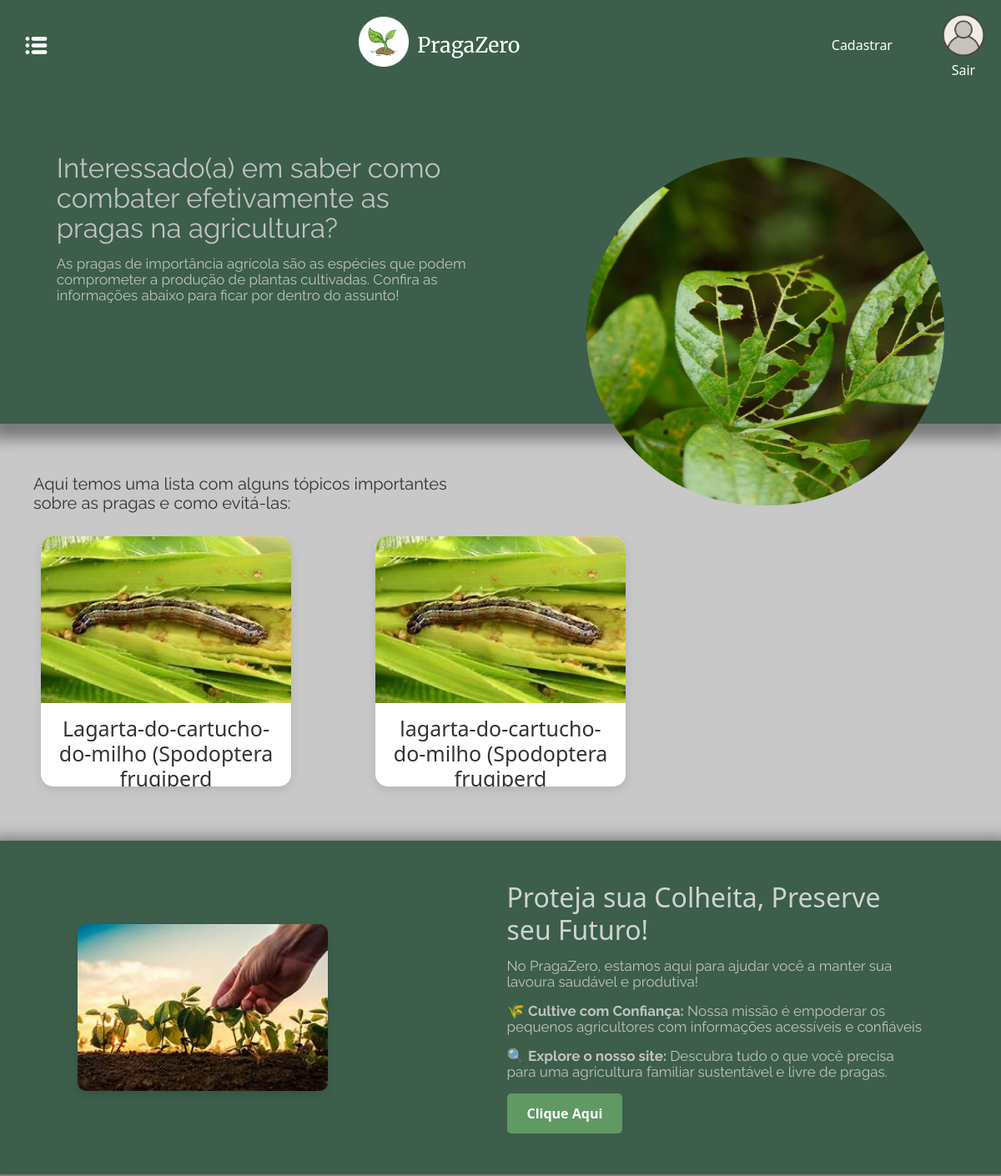
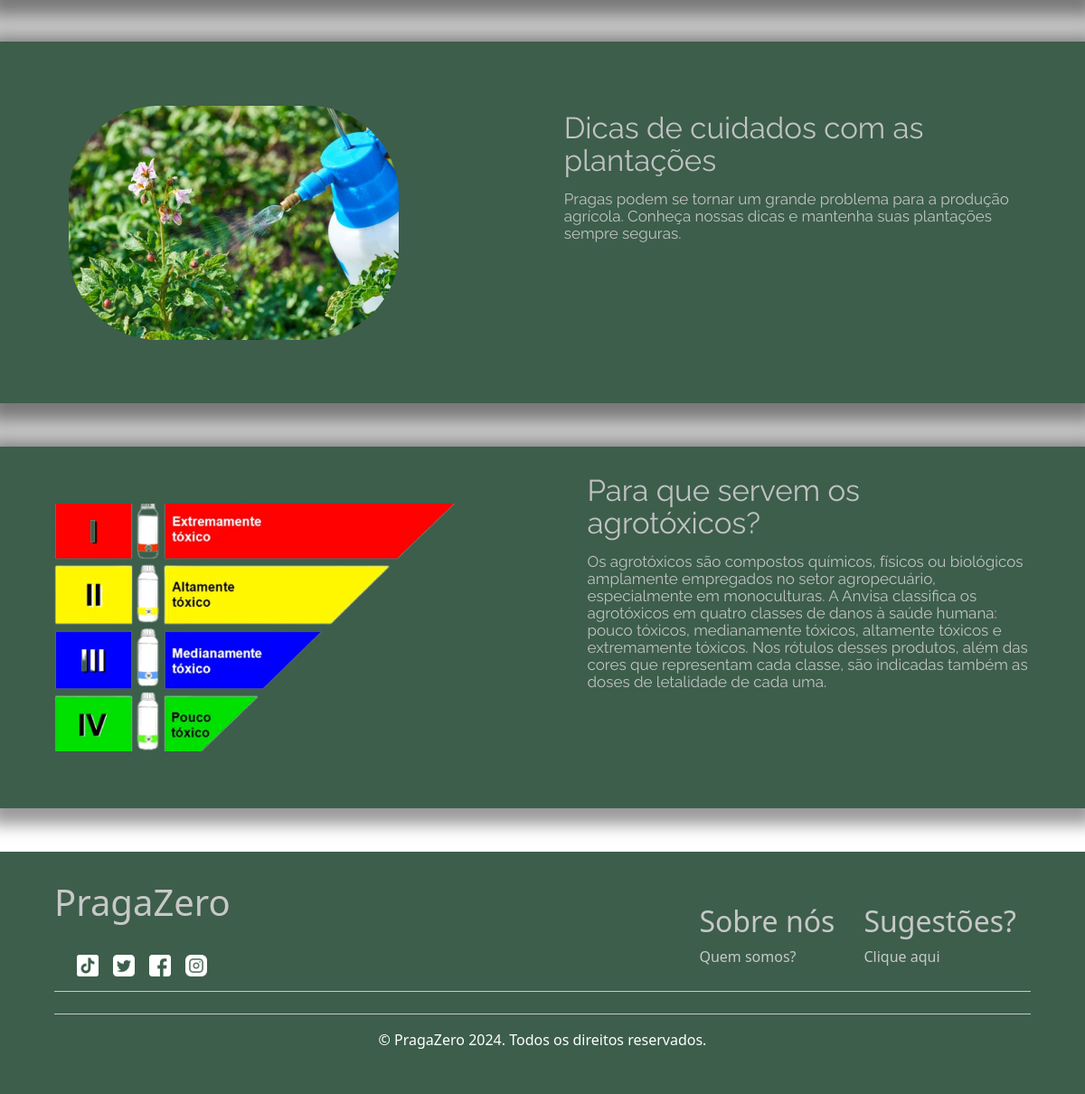
The app's page / (signed in) with its own data (2 pictures, top to bottom).
### agro/models.py (models this page shows, shortened)
class Praga(models.Model):
    nome = models.CharField(max_length=100)
    descricao = RichTextField(verbose_name="Descrição")  # Campo formatado
    imagem = models.ImageField(
        verbose_name="Imagem",
        upload_to='imagens/pragas/',
        null=True,
        blank=True
    )
    likes = models.IntegerField(default=0)
    dislikes = models.IntegerField(default=0)
    causas = RichTextField(blank=True, null=True)  # Campo formatado
    tratamento = RichTextField(blank=True, null=True)  # Campo formatado
    class Meta:
        verbose_name = "Praga"
        verbose_name_plural = "Pragas"

### agro/views.py (the view)
# urls.py: path('', views.index, name='index'),
def index(request):
    pragas = Praga.objects.all()
    return render(request, 'index.html', {'pragas': pragas})

### agro/templates/index.html (shortened to what this page needs)
{% extends 'base.html' %}
{% load static %}
{% block main %}
<!DOCTYPE html>
<html lang="pt">
<head>
</head>
<body>
    <main>
        <section>
            <div class="d-flex justify-content-around align-items-center mb-5">
                <div class="text" style="margin-bottom: 150px;">
                    <h1>Interessado(a) em saber como combater efetivamente as pragas na agricultura?</h1>
                    <p>As pragas de importância agrícola são as espécies que podem comprometer a produção de plantas
                        cultivadas.
                        Confira as informações abaixo para ficar por dentro do assunto!</p>
                </div>
                <div>
                    <img style="margin-top: 80px;" src="{% static 'img/image3.png' %}" alt="Informações sobre pragas">
                </div>
            </div>
        </section>
        <div class="carrosel">
            <h3 style="padding-bottom: 20px;" class="tx-carrosel h3-carrosel">Aqui temos uma lista com alguns tópicos
                importantes sobre as pragas e
                como evitá-las:</h3>
            <div class="swiper-container">
                <div class="swiper-wrapper">
                    {% for praga in pragas %}
                    <div class="swiper-slide">
                        <div class="praga-item">
                            <a href="{% url 'agro:agro_detalhe' praga.id %}">
                                <div class="praga-image-wrapper">
                                    <img src="{{ praga.imagem.url }}" alt="{{ praga.nome }}" class="praga-image">
                                </div>
                                <h2 class="praga-title">{{ praga.nome|slice:":50" }}</h2>
                            </a>
                        </div>
                    </div>
                    {% empty %}
                    <p>Nenhuma praga cadastrada.</p>
                    {% endfor %}
                </div>
            </div>
        </div>
        <section class="info-section d-flex justify-content-center align-items-center mb-5">
            <div class="d-flex justify-content-around align-items-center w-100">
                <div class="info-image" style="margin-right: 15px;">
                    <img src="{% static 'img/agricultura.jpg' %}" alt="Informações sobre a plantação">
                </div>
                <div style="margin-left: 15px;" class="text">
                    <h2 style="text-align: start; color: #d0d3d2;">Proteja sua Colheita, Preserve seu Futuro!</h2>
                    <p> No PragaZero, estamos aqui para ajudar você a manter sua lavoura saudável e produtiva!</p>
                    <p>🌾 <strong>Cultive com Confiança:</strong> Nossa missão é empoderar os pequenos agricultores com
                        informações acessíveis e confiáveis</p>
                    <p>🔍 <strong>Explore o nosso site: </strong> Descubra tudo o que você precisa para uma agricultura
                        familiar sustentável e livre de pragas. </p>
                    <a href="{% url 'agro:agro_list' %}" class="info-button">Clique Aqui</a>
                </div>
            </div>
        </section>
        <section class="d-flex justify-content-center align-items-center mb-5">
            <div class="d-flex justify-content-around align-items-center w-100">
                <div style="margin-right: 15px;">
                    <img src="{% static 'img/image7.png' %}" alt="Cuidados com plantações">
                </div>
                <div style="margin-left: 15px;" class="text">
                    <h1 style="text-align: start;">Dicas de cuidados com as plantações</h1>
                    <p style="text-align: start; margin-bottom: 100px;">
                        Pragas podem se tornar um grande problema para a produção agrícola.
                        Conheça nossas dicas e mantenha suas plantações sempre seguras.</p>
                </div>
            </div>
        </section>
        <section class="d-flex justify-content-center align-items-center mb-5">
            <div class="d-flex justify-content-around align-items-center w-100">
                <div style="margin-right: 15px;">
                    <img src="{% static 'img/image8.png' %}" alt="Para que servem os agrotóxicos?">
                </div>
                <div style="margin-left: 15px;" class="text">
                    <h1 style="text-align: start;">Para que servem os agrotóxicos?</h1>
                    <p style="text-align: start; margin-bottom: 100px;">Os agrotóxicos são compostos químicos, físicos
                        ou biológicos amplamente empregados no setor agropecuário, especialmente em monoculturas.
                        A Anvisa classifica os agrotóxicos em quatro classes de danos à saúde humana: pouco tóxicos,
                        medianamente tóxicos, altamente tóxicos e extremamente tóxicos. Nos rótulos desses produtos,
                        além das cores que representam cada classe, são indicadas também as doses de letalidade de cada
                        uma.</p>
                </div>
            </div>
        </section>
    </main>
    {% endblock %}

### static/css/style.css (style rules this page uses)
html, body { height: 100%; margin: 0; padding: 0; }
* { margin: 0; padding: 0; box-sizing: border-box; }
main { background: #C8C8C8; }
:root { --primary-color: #007bff; --secondary-color: #C8C8C8; --background-color: #3C5E4B; --hover-color: #0056b3; --text-color: #C8C8C8; }
section { height: 400px; background: #3C5E4B; box-shadow: 0px 7px 17px 11px rgba(0, 0, 0, 0.4); }
section h1 { font-family: Raleway, sans-serif; font-size: 33px; font-weight: 400; line-height: 36px; color: #C2C2C2; }
section p { margin-top: 15px; font-family: Raleway, sans-serif; font-size: 17px; font-weight: 400; line-height: 19px; color: #C2C2C2; }
.text { width: 500px; }
.carrosel { height: 500px; display: flex; flex-direction: column; justify-content: center; align-items: center; }
.tx-carrosel { font-family: Raleway, sans-serif; font-size: 20px; font-weight: 400; line-height: 23px; color: #333333; margin-top: 15px; }
.h3-carrosel { align-self: flex-start; max-width: 500px; margin-left: 40px; padding-top: 30px; }
a { text-decoration: none; }
h3, h4 { text-align: left; color: #333333; margin-left: 20px; }
h3 { font-size: 1.5rem; }
h1, h2 { color: #ffffff; }
p, span { color: #ffffff; }

### agro/templates/index.html (style rules this page uses)
.swiper-wrapper { margin: 0; }
.swiper-container { position: relative; width: 100%; overflow: hidden; height: auto; margin: 0 auto; height: auto; padding-bottom: 50px; }
.swiper-slide { display: flex; justify-content: center; align-items: center; flex-shrink: 0; width: auto; }
.praga-item { width: 100%; max-width: 300px; height: 100%; max-height: 300px; background-color: #ffffff; border-radius: 15px; overflow: hidden; text-align: center; box-shadow: 0px 4px 12px rgba(0, 0, 0, 0.1); transition: transform 0.3s; }
.praga-image-wrapper { width: 100%; height: 200px; }
.praga-image { width: 100%; height: 100%; object-fit: cover; }
.praga-title { color: #333333; font-size: 25px; padding: 15px; margin: 0; }
.info-section { text-align: start; margin-bottom: 100px; }
.info-image img { max-width: 100%; border-radius: 10px; width: 300px; height: auto; box-shadow: 0 4px 10px rgba(0, 0, 0, 0.1); }
.info-button { display: inline-block; padding: 12px 24px; background-color: #609964; color: #ffffff; text-decoration: none; font-weight: 600; border-radius: 5px; transition: background-color 0.3s ease; }

### records on screen
Praga: imagem (picture), nome "lagarta-do-cartucho-do-milho (Spodoptera frugiperd"
Praga: imagem (picture), nome "Lagarta-do-cartucho-do-milho (Spodoptera frugiperd"
